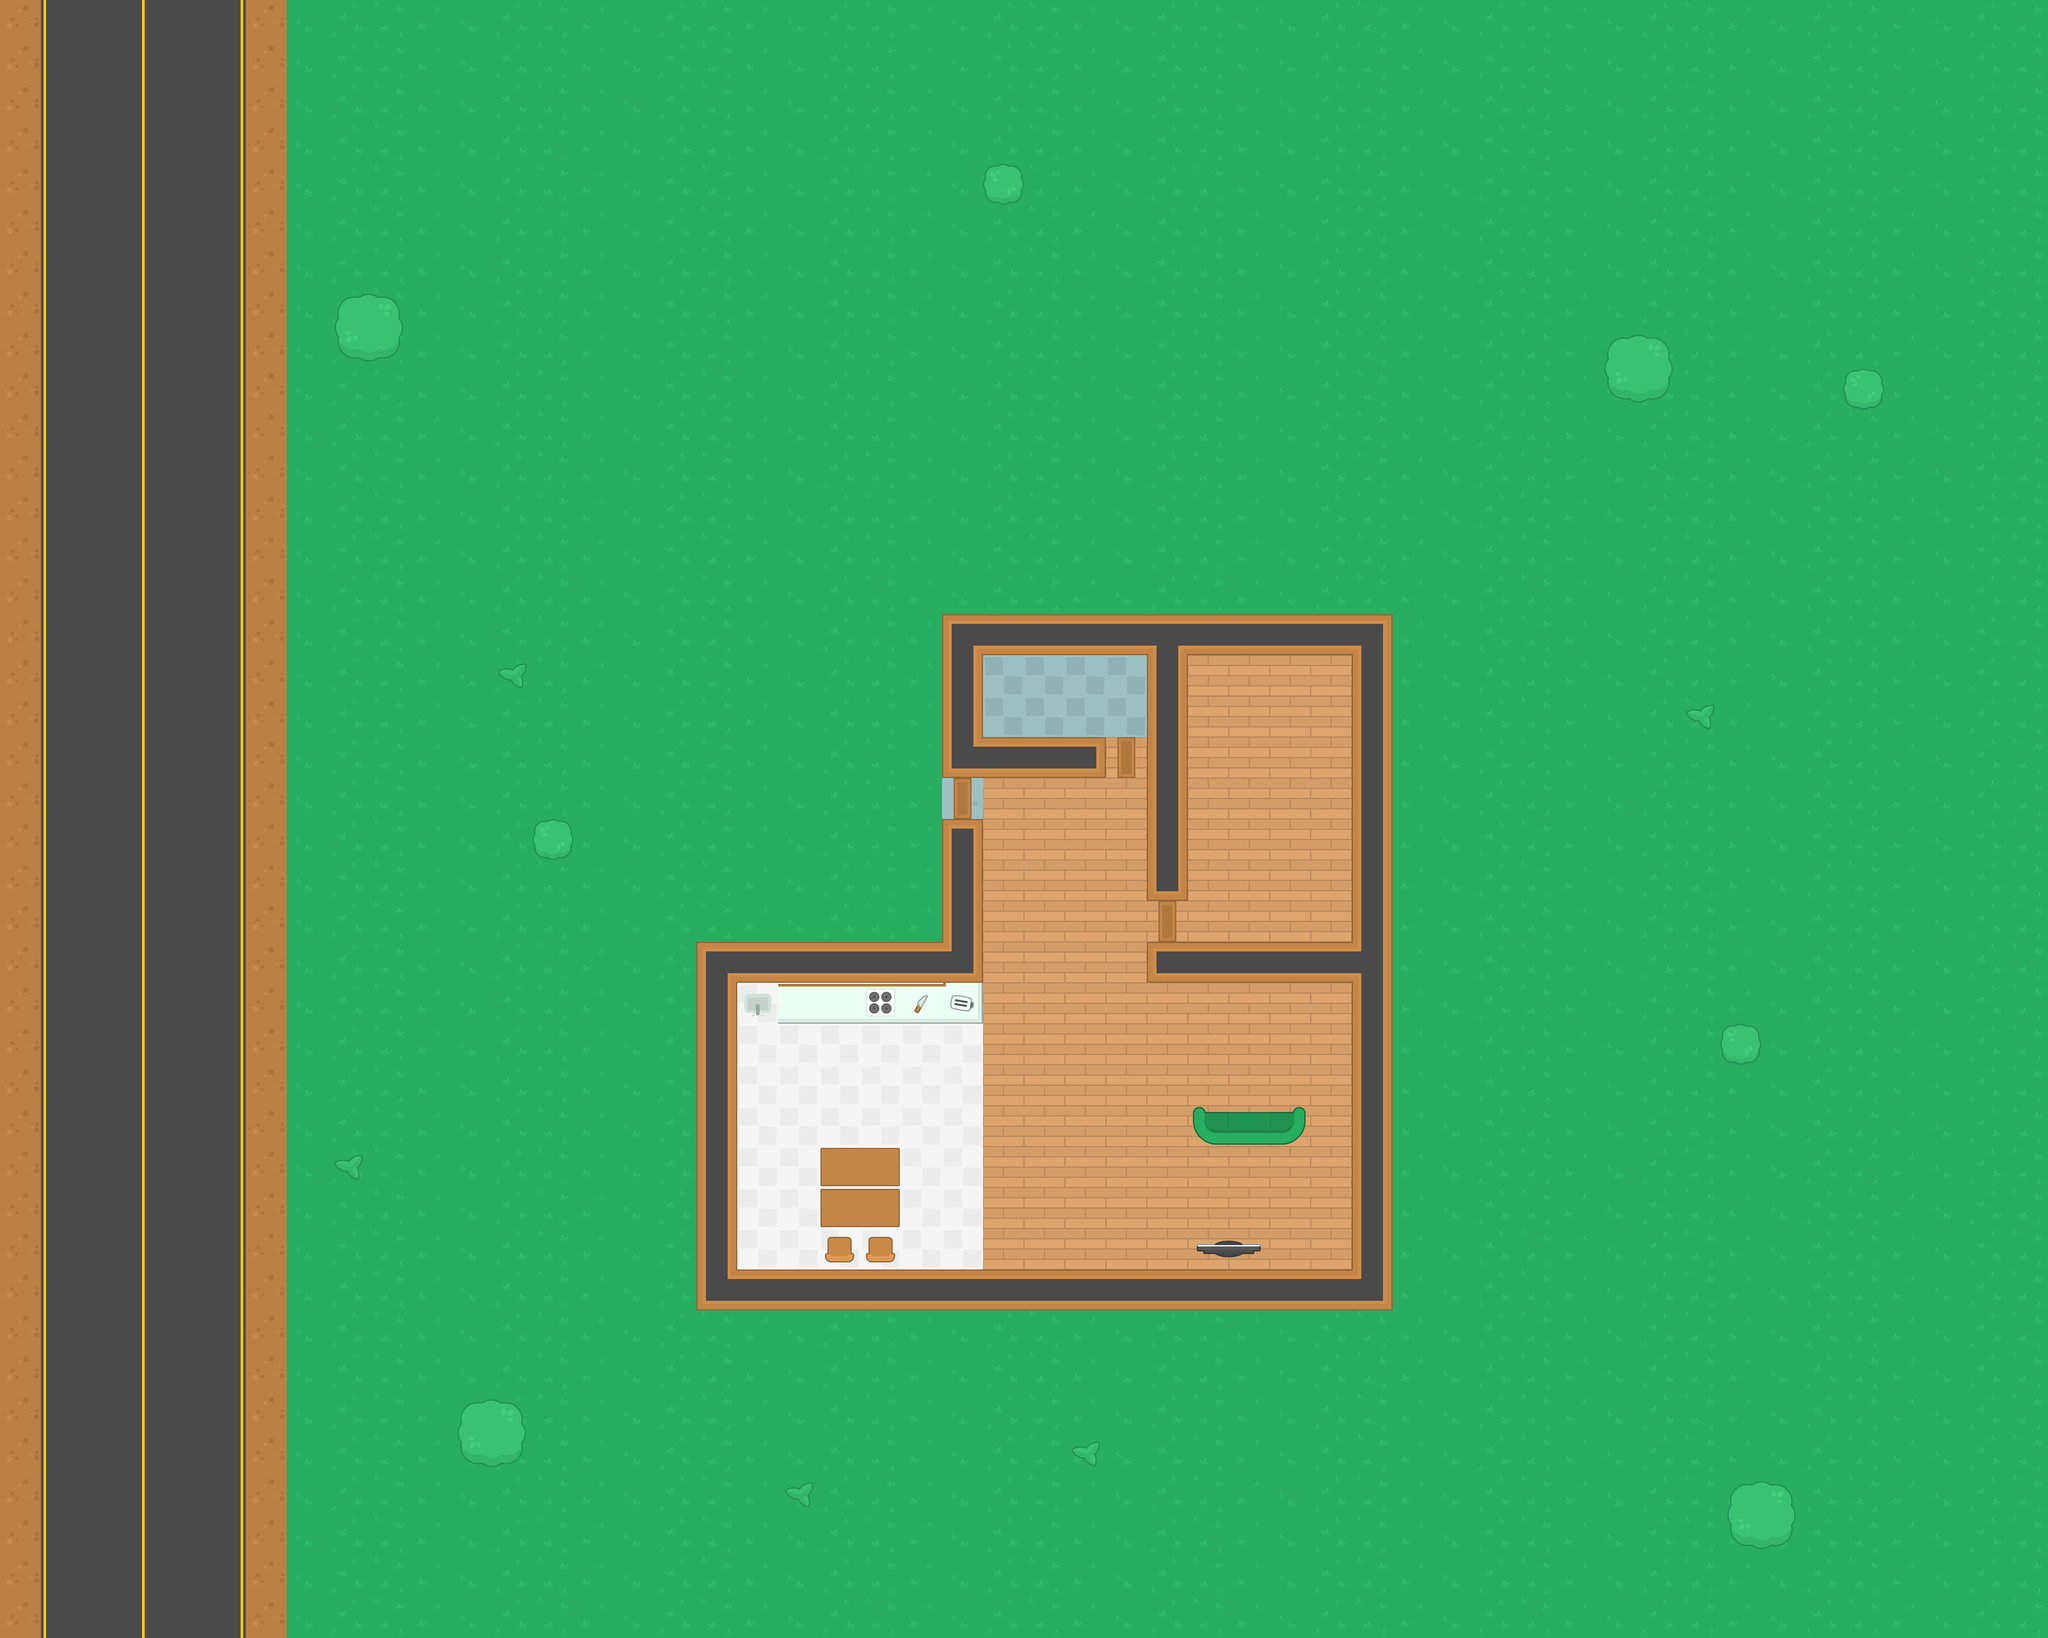

Tiled map render using the project's own tile images. Description and the map definition, with tile-layer contents summarised, below:
An orthogonal 50x40 tile map with 128x128 px tiles, 6 tile layers (base, outdoor, walls, doors, ...).

<map version="1.0" orientation="orthogonal" renderorder="right-down" width="50" height="40" tilewidth="128" tileheight="128" nextobjectid="1">
 <tileset firstgid="1" name="main" tilewidth="128" tileheight="128" tilecount="540" columns="27">
  <image source="../src/assets/images/tileset/main.png" width="3456" height="2560" />
 </tileset>
 <layer name="base" width="50" height="40">
  <data>[2000 cells, 2000 non-empty, 13 distinct tile ids]</data>
 </layer>
 <layer name="outdoor" width="50" height="40">
  <data>[2000 cells, 25 non-empty, 6 distinct tile ids]</data>
 </layer>
 <layer name="walls" width="50" height="40">
  <data>[2000 cells, 77 non-empty, 12 distinct tile ids]</data>
 </layer>
 <layer name="doors" width="50" height="40">
  <data>[2000 cells, 3 non-empty, 1 distinct tile ids]</data>
 </layer>
 <layer name="objects" width="50" height="40">
  <data>[2000 cells, 17 non-empty, 12 distinct tile ids]</data>
 </layer>
 <layer name="loose" width="50" height="40">
  <data>[2000 cells, 2 non-empty, 2 distinct tile ids]</data>
 </layer>
</map>